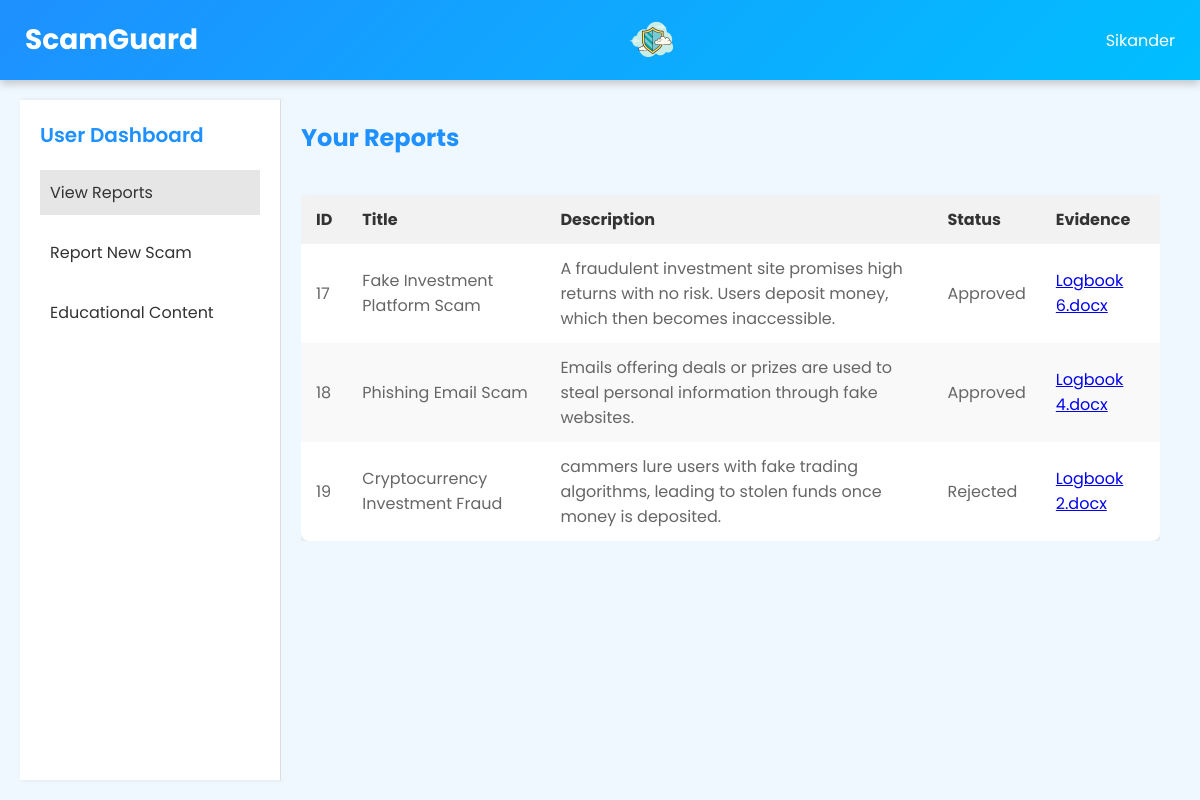
The app's page /user/reports/view_reports.php (signed in) with its own data.
### tables this page shows
CREATE TABLE `users` (
  `id` int(11) NOT NULL,
  `name` varchar(100) DEFAULT NULL,
  `email` varchar(100) DEFAULT NULL,
  `password` varchar(255) DEFAULT NULL,
  `mobile` varchar(20) DEFAULT NULL,
  `address` text DEFAULT NULL,
  `country` varchar(50) DEFAULT NULL,
  `dob` date DEFAULT NULL,
  `gender` varchar(10) DEFAULT NULL,
  `type` varchar(10) NOT NULL DEFAULT 'user'
);

CREATE TABLE `scam_reports` (
  `id` int(11) NOT NULL,
  `user_id` int(11) DEFAULT NULL,
  `scam_title` varchar(255) DEFAULT NULL,
  `description` text DEFAULT NULL,
  `evidence` text DEFAULT NULL,
  `status` varchar(50) DEFAULT 'Pending'
);

### user/reports/User.php (called while the page is built, shortened)
<?php
class User {
    private $conn;
    private $user_id;
    public function __construct($conn, $user_id) {
        $this->conn = $conn;
        $this->user_id = $user_id;
    }
    public function getUserDetails() {
        $sql = "SELECT * FROM users WHERE id = ?";
        $stmt = $this->conn->prepare($sql);
        $stmt->bind_param('i', $this->user_id);
        $stmt->execute();
        $result = $stmt->get_result();
        $user = $result->fetch_assoc();
        return $user;
    }
}
?>

### session.php (called while the page is built, shortened)
<?php
function html_escape($string) {
    return htmlspecialchars($string, ENT_QUOTES, 'UTF-8');
}
?>

### user/reports/Report.php (called while the page is built, shortened)
<?php
class Report {
    private $conn;
    private $user_id;
    public function __construct($conn, $user_id) {
        $this->conn = $conn;
        $this->user_id = $user_id;
    }
    public function getUserReports() {
        $sql = "SELECT * FROM scam_reports WHERE user_id = ?";
        $stmt = $this->conn->prepare($sql);
        $stmt->bind_param('i', $this->user_id);
        $stmt->execute();
        $result = $stmt->get_result();
        $reports = $result->fetch_all(MYSQLI_ASSOC);
        return $reports;
    }
}
?>

### user/reports/view_reports.php (the view, shortened to what this page needs)
<?php
include '../../db_connect.php';
include '../../session.php';
include 'User.php';
include 'Report.php';
$user_id = $_SESSION['user_id'];
$user = new User($conn, $user_id);
$user_details = $user->getUserDetails();
$report = new Report($conn, $user_id);
$reports = $report->getUserReports();
?>
<!DOCTYPE html>
<html lang="en">
<head>
</head>
<body>
    <header>
        <h1 class="header-title">ScamGuard</h1>
        <img src="../../assets/logo.png" alt="ScamGuard Logo">
        <div class="dropdown">
            <span><?php echo html_escape($user_details['name']); ?></span>
        </div>
    </header>
    <div class="main-container">
        <div class="sidebar">
            <h3><a href="../dashboard.php">User Dashboard</a></h3>
            <ul>
                <li class='selected'><a href="view_reports.php">View Reports</a></li>
                <li><a href="../scams/report_scam.php">Report New Scam</a></li>
                <li><a href="../content/educational_content.php">Educational Content</a></li>
            </ul>
        </div>
        <div class="content">
            <h2>Your Reports</h2>
            <div class="table-container">
                <?php if (empty($reports)): ?>
                    <p class="text-center text-lg">No reports found.</p>
                <?php else: ?>
                    <table>
                        <thead>
                            <tr>
                                <th>ID</th>
                                <th>Title</th>
                                <th>Description</th>
                                <th>Status</th>
                                <th>Evidence</th>
                            </tr>
                        </thead>
                        <tbody>
                            <?php foreach ($reports as $report): ?>
                                <tr>
                                    <td><?php echo html_escape($report['id']); ?></td>
                                    <td><?php echo html_escape($report['scam_title']); ?></td>
                                    <td><?php echo html_escape($report['description']); ?></td>
                                    <td><?php echo html_escape($report['status']); ?></td>
                                    <td>
                                        <?php
                                        $evidence_files = explode(',', $report['evidence']);
                                        foreach ($evidence_files as $file_path):
                                            $file_name = basename($file_path);
                                        ?>
                                            <a href="../uploads/<?php echo html_escape($file_path); ?>" download><?php echo html_escape($file_name); ?></a><br>
                                        <?php endforeach; ?>
                                    </td>
                                </tr>
                            <?php endforeach; ?>
                        </tbody>
                    </table>
                <?php endif; ?>
            </div>
        </div>
    </div>
</body>
</html>

### user/reports/view_reports.php (style rules this page uses)
body { font-family: 'Poppins', sans-serif; background-color: #f0f8ff; margin: 0; padding: 0; display: flex; flex-direction: column; min-height: 100vh; }
header { background: linear-gradient(135deg, #1e90ff, #00bfff); color: white; padding: 15px 25px; display: flex; align-items: center; justify-content: space-between; box-shadow: 0 4px 8px rgba(0, 0, 0, 0.2); position: relative; }
header img { height: 50px; }
.header-title { font-size: 28px; margin: 0; font-weight: 700; }
.dropdown { position: relative; display: inline-flex; align-items: center; }
.main-container { display: flex; flex: 1; flex-direction: row; overflow: hidden; padding: 20px; box-sizing: border-box; }
.sidebar { width: 220px; background-color: #ffffff; padding: 20px; box-shadow: 2px 0 4px rgba(0, 0, 0, 0.1); border-right: 1px solid #ddd; transition: width 0.3s ease; }
.sidebar h3 { color: #1e90ff; font-size: 20px; margin-top: 0; margin-bottom: 20px; font-weight: 600; }
.sidebar ul { list-style-type: none; padding: 0; }
.sidebar ul li { margin: 15px 0; }
.sidebar ul li a { color: #333; text-decoration: none; font-size: 16px; display: block; padding: 10px; border-radius: 4px; transition: background-color 0.3s ease; }
.content { flex: 1; padding: 20px; background-color: #f0f8ff; overflow-y: auto; box-sizing: border-box; }
.content h2 { color: #1e90ff; margin-top: 0; font-size: 24px; }
.content .table-container { overflow-x: auto; }
h3 a { text-decoration: none; color: #1e90ff; }
.content table { min-width: 100%; background-color: #ffffff; border-radius: 8px; box-shadow: 0 2px 4px rgba(0, 0, 0, 0.1); border-collapse: collapse; margin-top: 20px; }
.content th, .content td { padding: 12px 15px; text-align: left; }
.content th { background-color: #f2f2f2; color: #333; font-weight: bold; }
.content td { color: #666; }
.content tr:nth-child(even) { background-color: #f9f9f9; }
.selected { background-color: #e6e6e6; }

### records on screen
users: name "Sikander"
scam_reports: id "17", scam_title "Fake Investment Platform Scam", description "A fraudulent investment site promises high returns with no risk. Users deposit money, which then becomes inaccessible.", status "Approved", evidence "Logbook 6.docx"
scam_reports: id "18", scam_title "Phishing Email Scam", description "Emails offering deals or prizes are used to steal personal information through fake websites.", status "Approved", evidence "Logbook 4.docx"
scam_reports: id "19", scam_title "Cryptocurrency Investment Fraud", description "cammers lure users with fake trading algorithms, leading to stolen funds once money is deposited.", status "Rejected", evidence "Logbook 2.docx"
